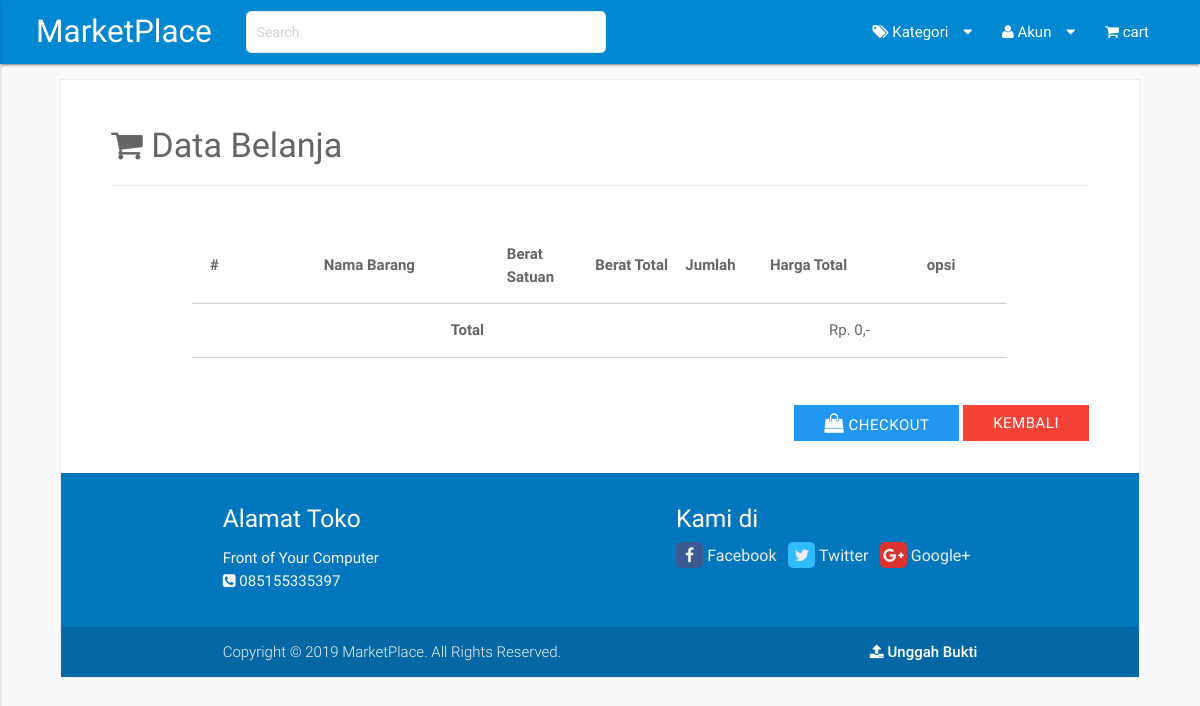
Screenshot of /index.php/cart with the database file from the repository.
### tables this page shows
CREATE TABLE `t_profil` (
  `id_profil` tinyint(4) NOT NULL,
  `title` varchar(255) NOT NULL,
  `alamat_toko` text NOT NULL,
  `phone` varchar(15) NOT NULL,
  `facebook` varchar(255) NOT NULL,
  `twitter` varchar(255) NOT NULL,
  `gplus` varchar(255) NOT NULL,
  `email_toko` varchar(50) NOT NULL,
  `pass_toko` varchar(50) NOT NULL,
  `api_key` varchar(50) NOT NULL,
  `asal` mediumint(9) NOT NULL,
  `rekening` varchar(15) NOT NULL
);

### application/libraries/Template.php (called while the page is built, shortened)
<?php
class Template
{
   function __construct()
   {
      $this->ci =&get_instance();
   }
   function olshop($template, $data_content = array())
   {
      $this->ci->load->model('app');
      $data_content['profil'] 	= $this->ci->app->get_all('t_profil');
      $data_content['kategori']  = $this->ci->app->get_all('t_kategori');
      $data['content']           = $this->ci->load->view($template, $data_content, TRUE);
      $this->ci->load->view('index', $data);
   }
}

### application/controllers/Cart.php (called while the page is built, shortened)
<?php
class Cart extends CI_Controller {
	public function index()
	{
      $this->template->olshop('cart');
	}
}

### index.php (called while the page is built, shortened)
<?php
require_once BASEPATH.'core/CodeIgniter.php';

### application/models/App.php (called while the page is built, shortened)
<?php
class App extends CI_Model {
	function get_all($table)
	{
		$this->db->from($table);
		return $this->db->get();
	}
}

### application/views/index.php (the view, shortened to what this page needs)
<?php
$prof = $profil->row();
?>
<!DOCTYPE html>
<html>
   <head>
      <link rel="stylesheet" href="<?= base_url('assets/css/materialize.min.css'); ?>">
      <link rel="stylesheet" href="<?= base_url('admin_assets/font-awesome/css/font-awesome.min.css'); ?>">
      <link rel="stylesheet" href="<?= base_url('assets/css/custom.css?ver='.filemtime('assets/css/custom.css')); ?>">
   </head>
   <body>
      <header>
         <nav class="light-blue darken-2">
            <div class="nav-wrapper">
               <a href="<?=site_url('home');?>" class="brand-logo"><?= $prof->title; ?></a>
               <div style="width:30%;" class="left hide-on-med-and-down">
                  <form action="<?= site_url('home/search'); ?>" method="post" class="input-group">
                     <input type="search" class="top" name="search" placeholder="Search">
                  </form>
               </div>
               <ul id="nav-mobile" class="right hide-on-med-and-down" style="max-width:45%">
                  <li><a href="#" class="dropdown-button" data-activates="kat1"><i class="fa fa-tags"></i> Kategori<i class="fa fa-caret-down right"></i></a></li>
                  <?php if ($this->session->userdata('user_login')) { ?>
                     <li><a href="#" class="dropdown-button" data-activates="drop1"><i class="fa fa-user"></i> <?= ucwords($this->session->userdata('name')); ?><i class="fa fa-caret-down right"></i></a></li>
                     <ul class="dropdown-content" id="drop1">
                        <li><a href="<?= site_url('home/profil'); ?>"><i class="fa fa-user"></i> Profil</a></li>
                        <li><a href="<?= site_url('home/password'); ?>"><i class="fa fa-key"></i> Ubah Password</a></li>
                        <li><a href="<?= site_url('home/transaksi'); ?>"><i class="fa fa-exchange"></i> Transaksi</a></li>
                        <li><a href="<?= site_url('home/list_fav'); ?>"><i class="fa fa-heart"></i> Favorite</a></li>
                        <li><a href="<?= site_url('home/logout'); ?>"><i class="fa fa-sign-out"></i> logout</a></li>
                     </ul>
                  <?php } else { ?>
                     <li><a href="#" class="dropdown-button" data-activates="drop3"><i class="fa fa-user"></i> Akun<i class="fa fa-caret-down right"></i></a></li>
                  <?php } ?>
                  <li>
                     <a href="<?= site_url('cart'); ?>">
                        <i class="fa fa-shopping-cart"></i>
                        <?php
                        if ($this->cart->total() > 0) {
                           echo 'Rp. '.number_format($this->cart->total(), 0, ',', '.');
                        } else {
                           echo 'cart';
                        }
                        ?>
                     </a>
                  </li>
               </ul>
            </div>
         </nav>
      </header>
      <main>
         <div class="cont">
            <div class="item">
               <?= $content; ?>
            </div>
            <footer class="page-footer light-blue darken-3">
               <div class="container">
                  <div class="row">
                     <div class="col l6 s12">
                        <h5 class="white-text">Alamat Toko</h5>
                        <p class="grey-text text-lighten-4"><?= $prof->alamat_toko; ?><br /><i class="fa fa-phone-square"></i> <?= $prof->phone; ?></p>
                     </div>
                     <div class="col l5 offset-l1 s12">
                        <h5 class="white-text">Kami di</h5>
                        <div class="link">
                           <a class="grey-text text-lighten-3" href="<?= $prof->facebook; ?>"><i class="fa fa-facebook"></i> Facebook</a>&nbsp;&nbsp;
                           <a class="grey-text text-lighten-3" href="<?= $prof->twitter; ?>"><i class="fa fa-twitter"></i> Twitter</a>&nbsp;&nbsp;
                           <a class="grey-text text-lighten-3" href="<?= $prof->gplus; ?>"><i class="fa fa-google-plus"></i> Google+</a>
                        </div>
                     </div>
                  </div>
               </div>
               <div class="footer-copyright">
                  <div class="container">
                     Copyright © <?= date('Y').' '.$prof->title; ?>. All Rights Reserved.
                     <span class="hide-on-small-only">
                          <a class="white-text right" style="font-weight:500" href="<?= site_url('home/upload_bukti'); ?>"><i class="fa fa-upload"></i> Unggah Bukti</a>
                     </span>
                  </div>
               </div>
            </footer>
         </div>
      </main>
   </body>
</html>

### assets/css/custom.css (style rules this page uses)
body { background: #fafafa; }
input.top[type="search"] { height: 40px !important; padding: 0 10px !important; }
.nav-wrapper { margin: auto 3%; }
.cont { margin: 15px 5% 0px 5%; background: #fff; border: 1px solid #ededed; color :#656565; }
.item { padding: 30px 50px; }
footer { margin-top: 20px; }
footer.page-footer .footer-copyright { color:#f2f2f2; background-color: rgba(20, 20, 20, 0.15); }
.link { float: left; font-size: 16px; }
.link a .fa { border-radius: 5px; }
.fa-facebook { padding: 5px 9px; background: #3B5991; }
.fa-twitter { padding: 5px 6px; background: #3bf; }
.fa-google-plus { padding: 5px 3px; background: #DB3330; }
nav .brand-logo { position: relative; color: #fff; float:left; display: inline-block; font-size: 2.1rem; padding: 0; margin-right: 3%; white-space: nowrap; }
.input-group input[type=search] { position: relative; display: inline-block; width: 100%; padding: 0px 12px; font-size: 14px; line-height: 1.42857143; border-radius: 5px; color: #676767; background-color: #fff; border: 1px solid #e7e7e7; -webkit-transition: border-color ease-in-out .15s, -webkit-box-shadow ease-in-out .15s; -o-transition: border-color ease-in-out .15s, box-shadow ease-in-out .15s; transition: border-color ease-in-out .15s, box-shadow ease-in-out .15s; }

### rows the page displays
t_profil: title "MarketPlace", alamat_toko "Front of Your Computer", phone "085155335397"

### other values shown
$this->cart->total() "0"
